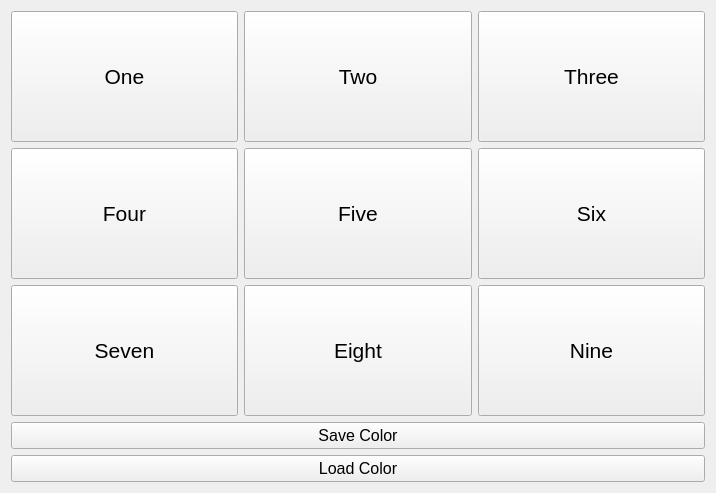
<?xml version="1.0" encoding="UTF-8"?>
<ui version="4.0">
 <class>Widget</class>
 <widget class="QWidget" name="Widget">
  <property name="geometry">
   <rect>
    <x>0</x>
    <y>0</y>
    <width>716</width>
    <height>493</height>
   </rect>
  </property>
  <property name="windowTitle">
   <string>Widget</string>
  </property>
  <layout class="QVBoxLayout" name="verticalLayout">
   <item>
    <layout class="QGridLayout" name="gridLayout">
     <item row="0" column="2">
      <widget class="QPushButton" name="Button_3">
       <property name="sizePolicy">
        <sizepolicy hsizetype="Minimum" vsizetype="Expanding">
         <horstretch>0</horstretch>
         <verstretch>0</verstretch>
        </sizepolicy>
       </property>
       <property name="font">
        <font>
         <pointsize>16</pointsize>
        </font>
       </property>
       <property name="text">
        <string>Three</string>
       </property>
      </widget>
     </item>
     <item row="0" column="1">
      <widget class="QPushButton" name="Button_2">
       <property name="sizePolicy">
        <sizepolicy hsizetype="Minimum" vsizetype="Expanding">
         <horstretch>0</horstretch>
         <verstretch>0</verstretch>
        </sizepolicy>
       </property>
       <property name="font">
        <font>
         <pointsize>16</pointsize>
        </font>
       </property>
       <property name="text">
        <string>Two</string>
       </property>
      </widget>
     </item>
     <item row="2" column="0">
      <widget class="QPushButton" name="Button_4">
       <property name="sizePolicy">
        <sizepolicy hsizetype="Minimum" vsizetype="Expanding">
         <horstretch>0</horstretch>
         <verstretch>0</verstretch>
        </sizepolicy>
       </property>
       <property name="font">
        <font>
         <pointsize>16</pointsize>
        </font>
       </property>
       <property name="text">
        <string>Four</string>
       </property>
      </widget>
     </item>
     <item row="2" column="1">
      <widget class="QPushButton" name="Button_5">
       <property name="sizePolicy">
        <sizepolicy hsizetype="Minimum" vsizetype="Expanding">
         <horstretch>0</horstretch>
         <verstretch>0</verstretch>
        </sizepolicy>
       </property>
       <property name="font">
        <font>
         <pointsize>16</pointsize>
        </font>
       </property>
       <property name="text">
        <string>Five</string>
       </property>
      </widget>
     </item>
     <item row="3" column="1">
      <widget class="QPushButton" name="Button_8">
       <property name="sizePolicy">
        <sizepolicy hsizetype="Minimum" vsizetype="Expanding">
         <horstretch>0</horstretch>
         <verstretch>0</verstretch>
        </sizepolicy>
       </property>
       <property name="font">
        <font>
         <pointsize>16</pointsize>
        </font>
       </property>
       <property name="text">
        <string>Eight</string>
       </property>
      </widget>
     </item>
     <item row="3" column="2">
      <widget class="QPushButton" name="Button_9">
       <property name="sizePolicy">
        <sizepolicy hsizetype="Minimum" vsizetype="Expanding">
         <horstretch>0</horstretch>
         <verstretch>0</verstretch>
        </sizepolicy>
       </property>
       <property name="font">
        <font>
         <pointsize>16</pointsize>
        </font>
       </property>
       <property name="text">
        <string>Nine</string>
       </property>
      </widget>
     </item>
     <item row="2" column="2">
      <widget class="QPushButton" name="Button_6">
       <property name="sizePolicy">
        <sizepolicy hsizetype="Minimum" vsizetype="Expanding">
         <horstretch>0</horstretch>
         <verstretch>0</verstretch>
        </sizepolicy>
       </property>
       <property name="font">
        <font>
         <pointsize>16</pointsize>
        </font>
       </property>
       <property name="text">
        <string>Six</string>
       </property>
      </widget>
     </item>
     <item row="3" column="0">
      <widget class="QPushButton" name="Button_7">
       <property name="sizePolicy">
        <sizepolicy hsizetype="Minimum" vsizetype="Expanding">
         <horstretch>0</horstretch>
         <verstretch>0</verstretch>
        </sizepolicy>
       </property>
       <property name="font">
        <font>
         <pointsize>16</pointsize>
        </font>
       </property>
       <property name="text">
        <string>Seven</string>
       </property>
      </widget>
     </item>
     <item row="0" column="0">
      <widget class="QPushButton" name="Button_1">
       <property name="sizePolicy">
        <sizepolicy hsizetype="Minimum" vsizetype="Expanding">
         <horstretch>0</horstretch>
         <verstretch>0</verstretch>
        </sizepolicy>
       </property>
       <property name="font">
        <font>
         <pointsize>16</pointsize>
        </font>
       </property>
       <property name="text">
        <string>One</string>
       </property>
      </widget>
     </item>
    </layout>
   </item>
   <item>
    <widget class="QPushButton" name="SaveColor">
     <property name="font">
      <font>
       <pointsize>12</pointsize>
      </font>
     </property>
     <property name="text">
      <string>Save Color</string>
     </property>
    </widget>
   </item>
   <item>
    <widget class="QPushButton" name="LoadColor">
     <property name="font">
      <font>
       <pointsize>12</pointsize>
      </font>
     </property>
     <property name="text">
      <string>Load Color</string>
     </property>
    </widget>
   </item>
  </layout>
 </widget>
 <resources/>
 <connections/>
</ui>
